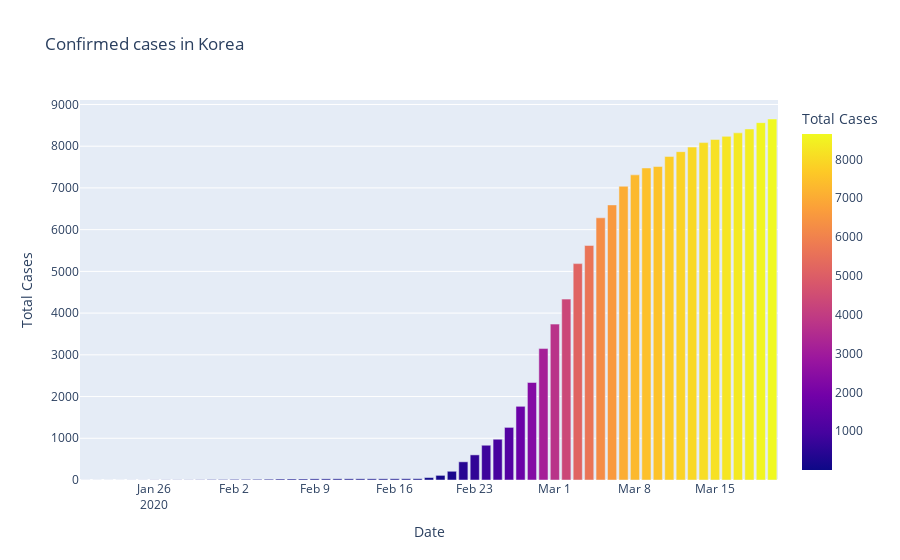

Write notebook code for a chart like this one.
### Code cell
fig=px.bar(dbd_Korea,x="Date",y="Total Cases",color='Total Cases',title='Confirmed cases in Korea')
fig.show()
